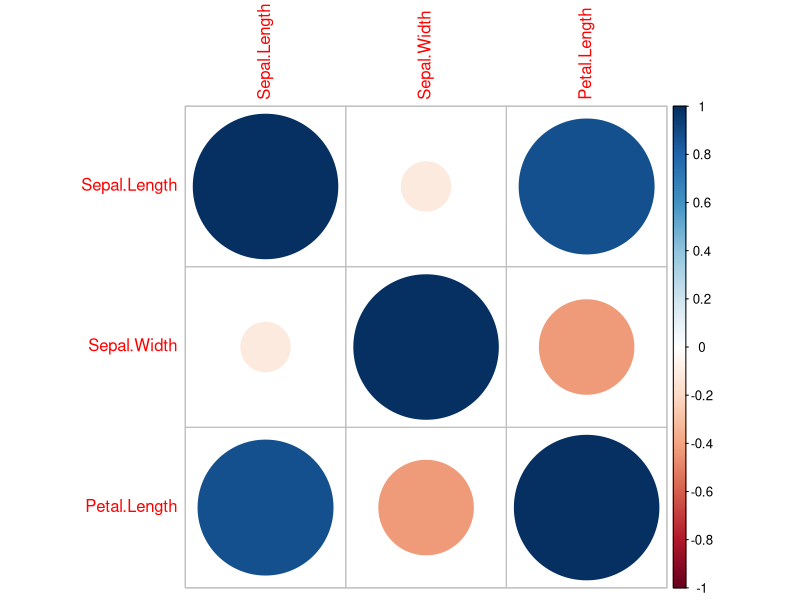
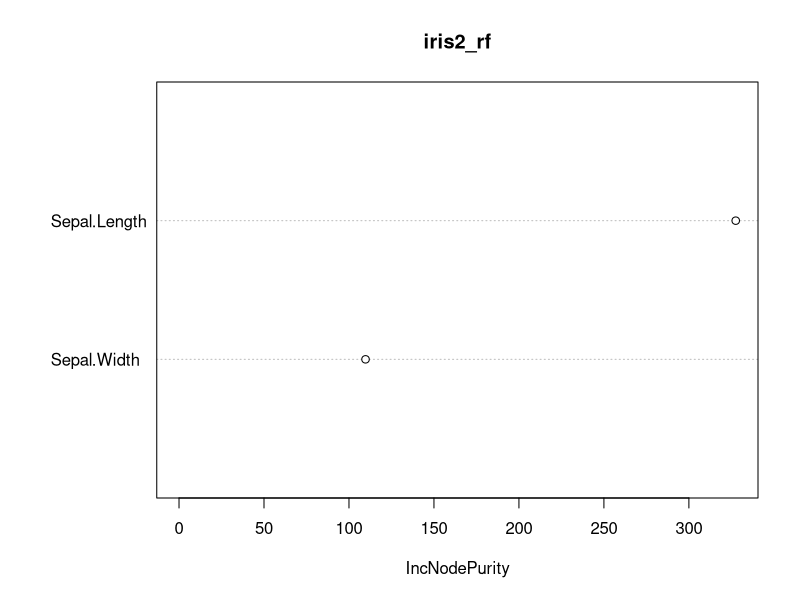
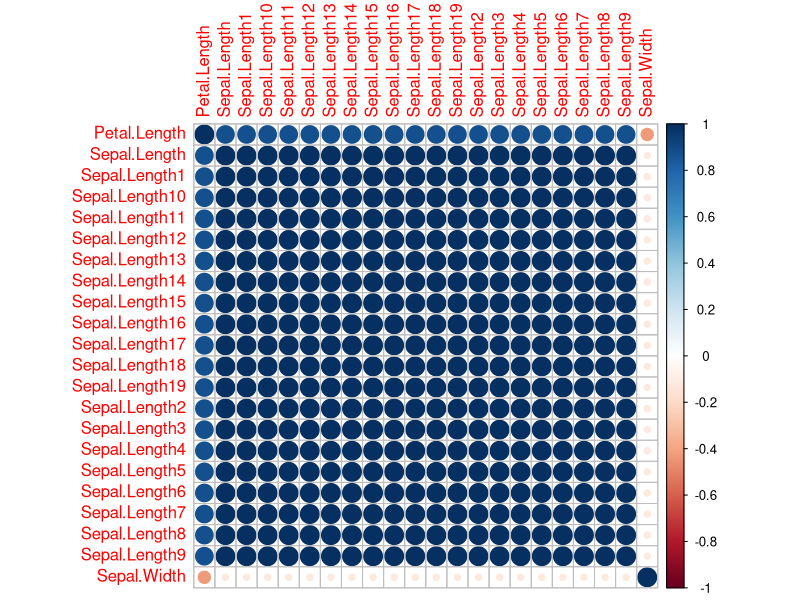
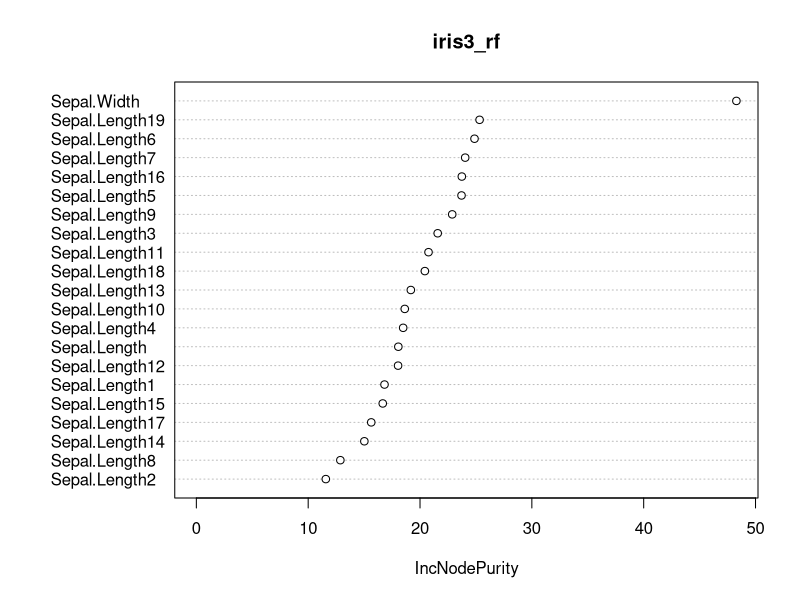
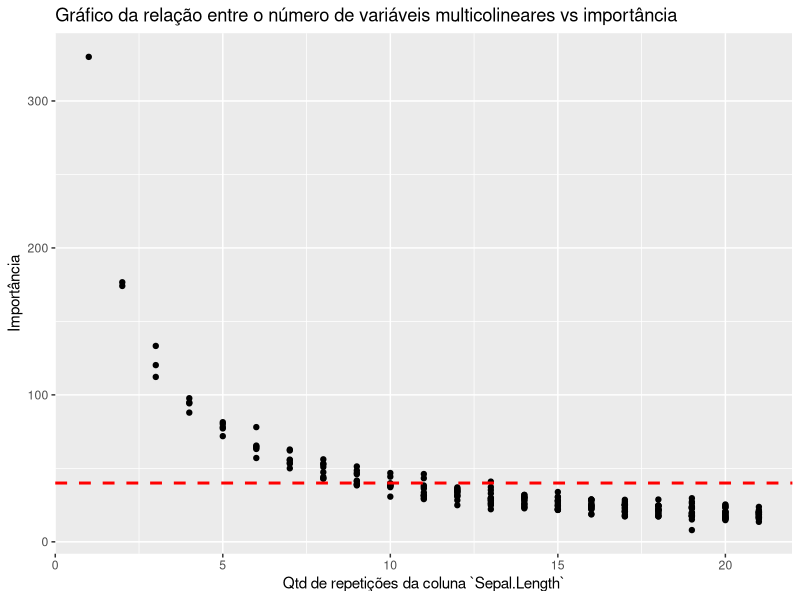

Write R code to recreate these figures, in order.
## ---- chunk 1
library(tidyverse)

iris2 <- iris %>% dplyr::select(Sepal.Length, Sepal.Width, Petal.Length)
iris2 %>% cor %>% corrplot::corrplot()
## ---- chunk 2
library(randomForest)
iris2_rf <- randomForest(Petal.Length ~ ., data = iris2)
varImpPlot(iris2_rf)
## ---- chunk 3
iris3 <- accumulate(1:20, ~{
  .x[[paste0("Sepal.Length", .y)]] <-  iris2$Sepal.Length
  .x
}, .init = iris2)

iris3[[20]] %>% cor %>% corrplot::corrplot(order = "alphabet")
## ---- chunk 4
iris3_rf <- randomForest(Petal.Length ~ ., data = iris3[[20]])
varImpPlot(iris3_rf)
## ---- chunk 5
# ajusta random forest para bases com 1 a 20 repetições de `Sepal.Length`
rfs <- map(iris3, ~ randomForest(Petal.Length ~ ., data = .x) %>% importance)

# extrai as importâncias das repetições de `Sepal.Length`
importancia <- map_dfr(rfs, ~{
  .x %>% 
    as.data.frame() %>% 
    tibble::rownames_to_column() %>% 
    dplyr::filter(stringr::str_detect(rowname, "^Sepal.Length"))
}, .id = "n_repeticoes") %>%
  mutate(n_repeticoes = as.numeric(n_repeticoes))

# Gráfico do número de variáveis multicolineares vs importância
importancia %>%
  ggplot(aes(x = n_repeticoes, y = IncNodePurity)) +
  geom_point() +
  geom_hline(yintercept = 40, size = 1, linetype = "dashed", colour = "red") +
  labs(x = "Qtd de repetições da coluna `Sepal.Length`", y = "Importância", title = "Gráfico da relação entre o número de variáveis multicolineares vs importância")
